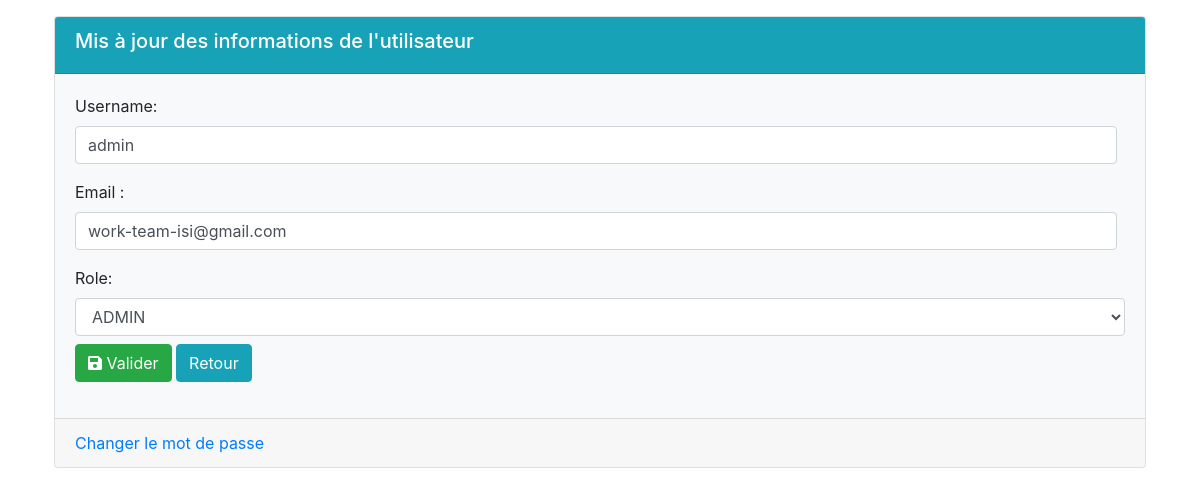
The app's page /admin/edit_u.php?id=2 with its own data.
### tables this page shows
CREATE TABLE `users` (
  `id` int(11) NOT NULL,
  `username` varchar(255) NOT NULL,
  `pwd` varchar(255) NOT NULL,
  `role` varchar(30) NOT NULL DEFAULT 'vendeur',
  `email` varchar(255) NOT NULL,
  `etat` int(11) NOT NULL DEFAULT 0
);

### admin/edit_u.php (the view, shortened to what this page needs)
<?php
require_once '../database/db.php';
$id = $_GET['id'];
$requette ="SELECT * FROM users WHERE id = $id";
$resultat = $db->query($requette);
$user = $resultat->fetch();
$role = strtoupper($user['role']);
?>
<?php require 'includes/header.php';?>
    <div class="container">
            <div class="card mt-3">
                <div class="card-header text-white bg-info">
                    <h5>Mis à jour des informations de l'utilisateur </h5>
                </div>
                <div class="card-body bg-light">
                    <form method="POST" class="form" enctype="multipart/form-data">
                        <div class="form-group mr-2">
                            <label for="username">Username:</label>
                            <input type="text" name="username" value="<?= $user['username'] ?>" class="form-control">
                        </div>
                        <div class="form-group mr-2">
                            <label for="email">Email :</label>
                            <input type="email" name="email" value="<?= $user['email'] ?>" class="form-control">
                        </div>
                        <label for="role" class="mr-2">Role:</label>
                        <select name="role" class="form-control mr-2" id="role">
                            <option value="admin" <?php if($role === "ADMIN") echo "selected" ?>>ADMIN</option>
                        </select>
                        <div class="form-group">
                            <button type="submit" class="btn btn-success mt-2"><i class="fas fa-save"></i> Valider</button>
                            <a href="users.php" class="btn btn-info mt-2"> Retour </a>
                        </div>
                    </form>
                </div>
                <div class="card-footer">
                    <a href="#">Changer le mot de passe </a>
                </div>
            </div>
    </div>
    <?php require 'includes/footer.php';?>

### records on screen
users: username "admin", email "work-team-isi@gmail.com", role "ADMIN"
